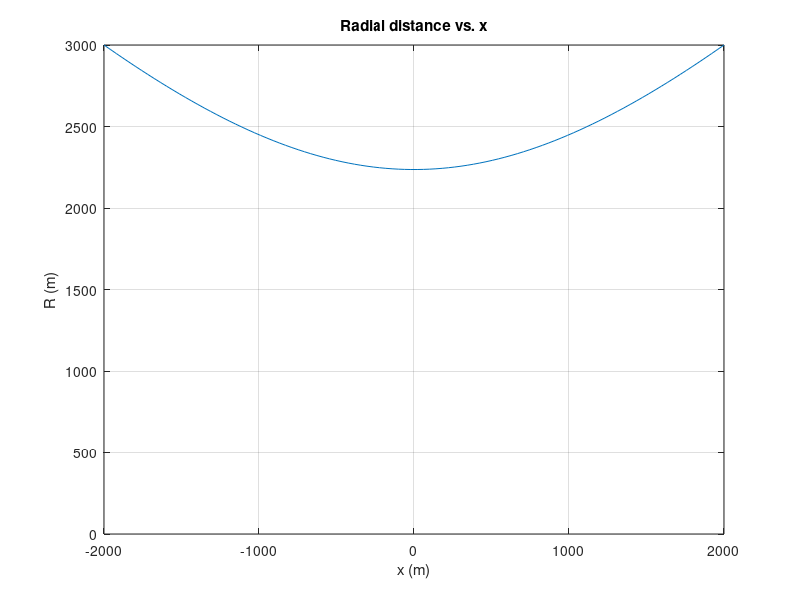
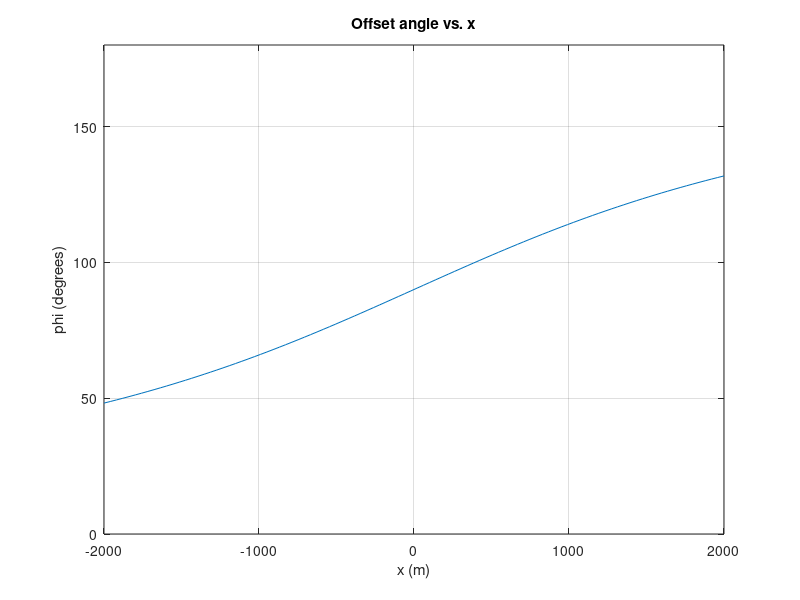
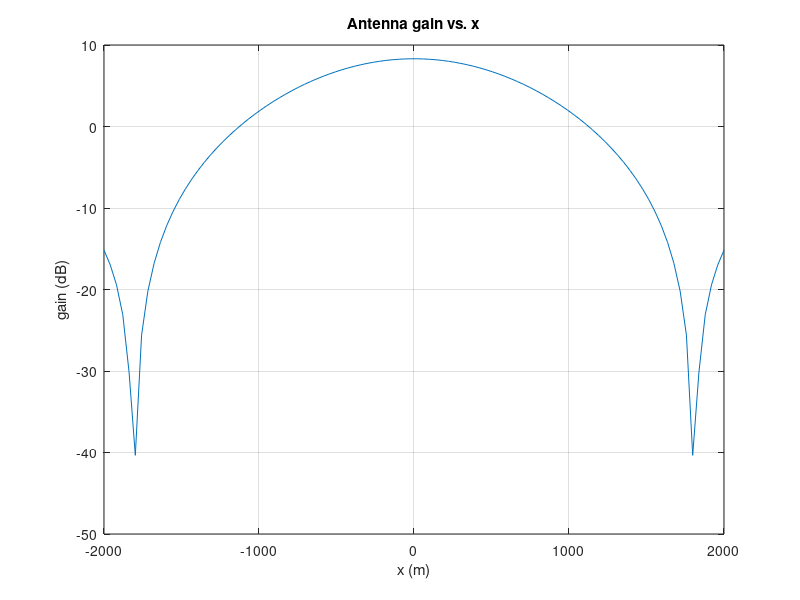
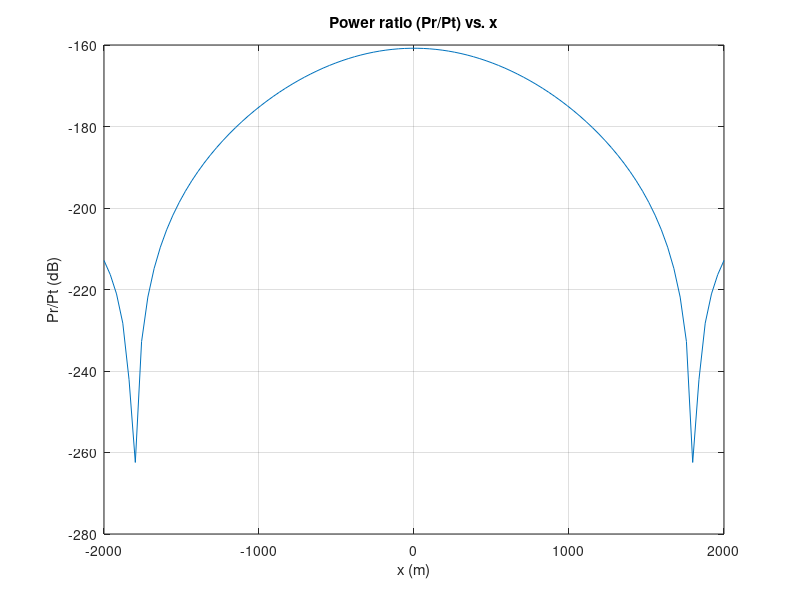

MATLAB code to generate these figures, in order:
% EECS725 Homework 1

clear;
close all;
hold off;

% Universal constants
c = 3e8;        % speed of light (m/s)

% Problem constraints
f = 1e9;        % carrier frequency (hz)
l_x = 50 / 100; % antenna array width (m)
l_y = 10 / 100; % antenna array height (m)
v_x = 90;       % x speed (m/s)
h = 1000;       % elevation (m)
offset = -2000; % target offset (m)
sigma = 1;      % target rcs (m^2)

x = linspace(-2000,2000,100);   % position vectors (m)

%% Problem 1
% Compute radial distance
R = sqrt(h^2 + offset^2 + x.^2); % radial distance (m)

figure(1);
plot(x,R);
grid on;
axis([-2000 2000 0 3000]);
title('Radial distance vs. x');
xlabel('x (m)');
ylabel('R (m)');

%% Problem 2
% Compute offset angle
%phi = atan2(2000,-x); % offset angle (radians)
phi = acos(-x./R);

figure(2);
plot(x,phi*180/pi);
grid on;
axis([-2000 2000 0 180]);
title('Offset angle vs. x');
xlabel('x (m)');
ylabel('phi (degrees)');

%% Problem 3
% Compute target elevation (theta) relative to dish orientation
theta = acos(h./R) - (45*pi/180); % radians

phi = phi - pi/2;       % rotate phi -90 degrees to align to antenna vector
lambda = c/f;           % wavelength (m)
beta_xz = lambda / l_x; % 3dB BW (radians)
beta_yz = lambda / l_y; % 3dB BW (radians)
beta_phi = beta_xz;
beta_theta = beta_yz;
Aeff = l_x * l_y;       % effective antenna array area (m^2)
Go = ((4*pi)/(lambda^2))*Aeff; % max antenna gain
G = Go * (sin(2.773.*theta/beta_theta)./(2.773.*theta/beta_theta)).^2 ...
      .* (sin(2.773.*phi  /beta_phi)  ./(2.773.*phi  /beta_phi))  .^2;

figure(3);
plot(x,10*log10(G));
grid on;
title('Antenna gain vs. x');
xlabel('x (m)');
ylabel('gain (dB)');

%% Problem 4
% Compute power ratio of received to transmit power from target reflection
PrPt = (G.^2)*(lambda^2)*sigma ./ ( (4*pi)^3 * R.^4 );

figure(4);
plot(x,10*log10(PrPt));
grid on;
title('Power ratio (Pr/Pt) vs. x');
xlabel('x (m)');
ylabel('Pr/Pt (dB)');

%% Problem 5
% Compute radial velocity
v_r = v_x * x./R; % radial velocity (m/s)

% Compute Doppler shift
f_d = f * -v_r/c; % doppler shift (hz)
f_d2 = -1*v_x*cos((pi/2)-phi)/lambda;

figure(5)
plot(x,f_d);
hold on
plot(x,f_d2);
grid on;
title('Doppler shift vs. x');
xlabel('x (m)');
ylabel('Doppler shift (hz)');


